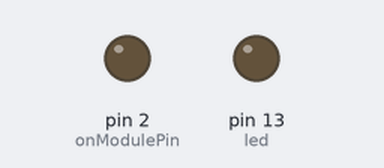
The sketch below on a simulated Arduino Uno, built with avr-gcc and run on an emulated ATmega328P. On the bench: output pins drawn as LEDs (lit = HIGH). What the sketch prints to the serial monitor is not drawn.

Above: at 0.1 s.
At 2.1 s:
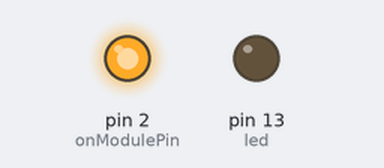
Timing chart, 0 to 5.5 s (numbered marks = the images above):
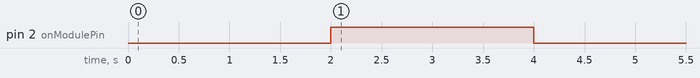

The sketch:

test_text_message.ino
```cpp
// (licence header left out)
int led = 13;
int onModulePin = 2;        // the pin to switch on the module (without press on button)

int timesToSend = 1;        // Numbers of SMS to send
int count = 0;

char phone_number[]="**********";     // ********* is the number to call

void switchModule(){
    digitalWrite(onModulePin,HIGH);
    delay(2000);
    digitalWrite(onModulePin,LOW);
}

void setup(){

    Serial.begin(115200);                // UART baud rate
    delay(2000);
    pinMode(led, OUTPUT);
    pinMode(onModulePin, OUTPUT);
    switchModule();                    // switches the module ON

    for (int i=0;i< 5;i++){
        delay(5000);
    }

    Serial.println("AT+CMGF=1");         // sets the SMS mode to text
    //Serial.println("AT");
    delay(100);
}

void loop(){


    while (count < timesToSend){
        delay(1500);
        Serial.print("AT+CMGS=\"");   // send the SMS number
        Serial.print(phone_number);
    Serial.println("\"");
        delay(1500);
        Serial.print("Hello from Telus sim/cooking hacks board.");     // the SMS body
        delay(500);
        Serial.write(0x1A);       //sends ++
        Serial.write(0x0D);
        Serial.write(0x0A);

        delay(5000);

        count++;
    }
}
```
